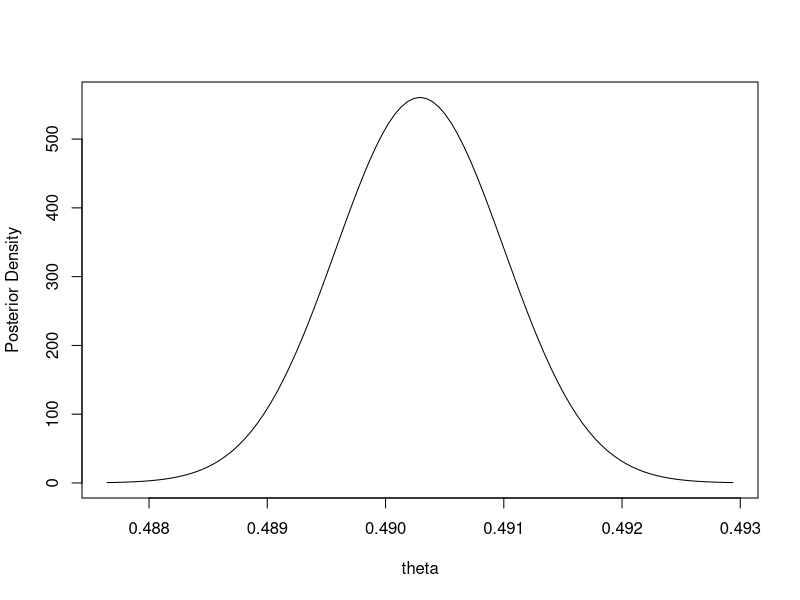

This chart was generated by the following R code:
## Laplace's Example -------------------------------------------------------

num_female <- 241945
num_total  <- 493472
num_male   <- num_total - num_female

## Make posterior
alpha <- num_female + 1
beta  <- num_male + 1

## Plot posterior ----------------------------------------------------------

xlim <- qbeta(c(0,1) + c(1,-1) * 1E-4, alpha, beta)

plot(function(x) dbeta(x, alpha, beta), xlim = xlim,
     xlab = "theta", ylab = "Posterior Density")

## How likely is more-girls-than-boys under this prior? --------------------

pbeta(0.5, alpha, beta, lower.tail = FALSE)
## [1] 1.146058e-42

## Credible interval -------------------------------------------------------

qbeta(c(.005, .995), alpha, beta)
## [1] 0.4884583 0.4921244

